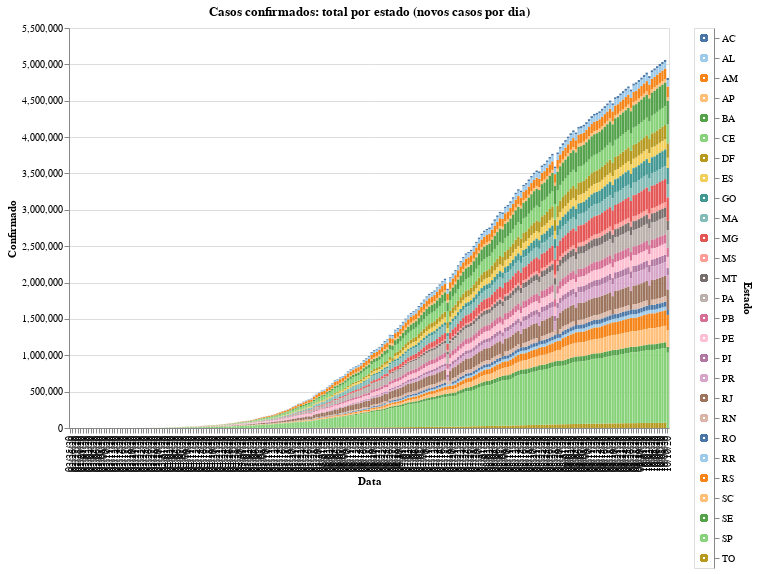

Notebook cell for this chart:
### Code cell
#hide_input
alt.data_transformers.disable_max_rows()
opt = df[STATE_COLUMN].unique()
opt.sort()
input_dropdown = alt.binding_select(options=opt)
selection1 = alt.selection_single(fields=[STATE_COLUMN], bind=input_dropdown, name=' ')
selection2 = alt.selection_multi(fields=[STATE_COLUMN], on='mouseover')
color = alt.condition(selection1 | selection2,
                    alt.Color(STATE_COLUMN+':N', scale=alt.Scale(scheme='tableau20'), legend=None),
                    alt.value('lightgray'))

chart = alt.Chart(df).mark_bar().encode(
    x=alt.X(DATE_COLUMN+':O', axis=alt.Axis(title=DATE_COLUMN)),
    y=alt.Y(NEWCONFIRMED_CASES+':Q', axis=alt.Axis(title=NEWCONFIRMED_CASES)),
    color=color,
    tooltip=[DATE_COLUMN, STATE_COLUMN, NEWCONFIRMED_CASES],
    order=alt.Order(
    STATE_COLUMN,
    sort='descending'
    )
).properties(
    title=CONFIRMED_CASES+": "+TOTAL_BY_STATE+' ('+NEW_CASES+')'
).add_selection(
    selection1, selection2
).transform_filter(
    selection1
)

legend = alt.Chart(df).mark_point().encode(
    y=alt.Y(STATE_COLUMN+':N', axis=alt.Axis(orient='right')),
    color=color
).add_selection(
    selection1, selection2
)

plot = chart.properties(width=CHART_WIDTH, height=CHART_HEIGHT) | legend
plot

### Figure 1 — Vega-Lite specification as saved in the notebook (floating-point values rounded to 4 significant figures; data arrays with more than 128 entries replaced by an {"elided": "..."} marker saying what was removed)
{"config": {"view": {"continuousWidth": 400, "continuousHeight": 300}}, "hconcat": [{"mark": "bar", "encoding": {"color": {"condition": {"type": "nominal", "field": "Estado", "legend": null, "scale": {"scheme": "tableau20"}, "selection": {"or": [" ", "selector001"]}}, "value": "lightgray"}, "order": {"type": "nominal", "field": "Estado", "sort": "descending"}, "tooltip": [{"type": "nominal", "field": "Data"}, {"type": "nominal", "field": "Estado"}, {"type": "quantitative", "field": "Confirmado"}], "x": {"type": "ordinal", "axis": {"title": "Data"}, "field": "Data"}, "y": {"type": "quantitative", "axis": {"title": "Confirmado"}, "field": "Confirmado"}}, "height": 400, "selection": {" ": {"type": "single", "fields": ["Estado"], "bind": {"input": "select", "options": ["AC", "AL", "AM", "AP", "BA", "CE", "DF", "ES", "GO", "MA", "MG", "MS", "MT", "PA", "PB", "PE", "PI", "PR", "RJ", "RN", "RO", "RR", "RS", "SC", "SE", "SP", "TO"]}}, "selector001": {"type": "multi", "fields": ["Estado"], "on": "mouseover"}}, "title": "Casos confirmados: total por estado (novos casos por dia)", "transform": [{"filter": {"selection": " "}}], "width": 600}, {"mark": "point", "encoding": {"color": {"condition": {"type": "nominal", "field": "Estado", "legend": null, "scale": {"scheme": "tableau20"}, "selection": {"or": [" ", "selector001"]}}, "value": "lightgray"}, "y": {"type": "nominal", "axis": {"orient": "right"}, "field": "Estado"}}, "selection": {" ": {"type": "single", "fields": ["Estado"], "bind": {"input": "select", "options": ["AC", "AL", "AM", "AP", "BA", "CE", "DF", "ES", "GO", "MA", "MG", "MS", "MT", "PA", "PB", "PE", "PI", "PR", "RJ", "RN", "RO", "RR", "RS", "SC", "SE", "SP", "TO"]}}, "selector001": {"type": "multi", "fields": ["Estado"], "on": "mouseover"}}}], "data": {"name": "data-a5aa7e1d9143244d94e0f33046ebca9a"}, "$schema": "https://vega.github.io/schema/vega-lite/v4.8.1.json", "datasets": {"data-a5aa7e1d9143244d94e0f33046ebca9a": {"elided": "5642 records"}}}
